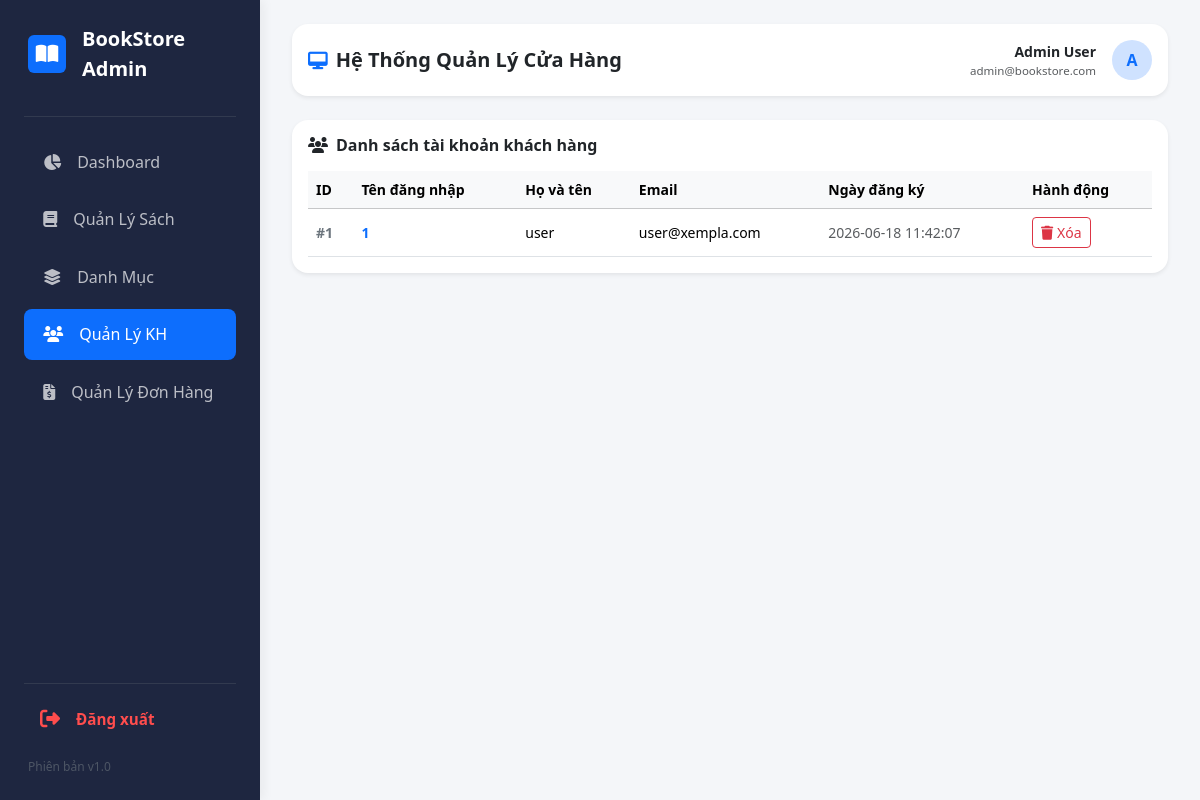
/admin/index.php?page=user-list (signed in), run on an earlier commit of the app's database.
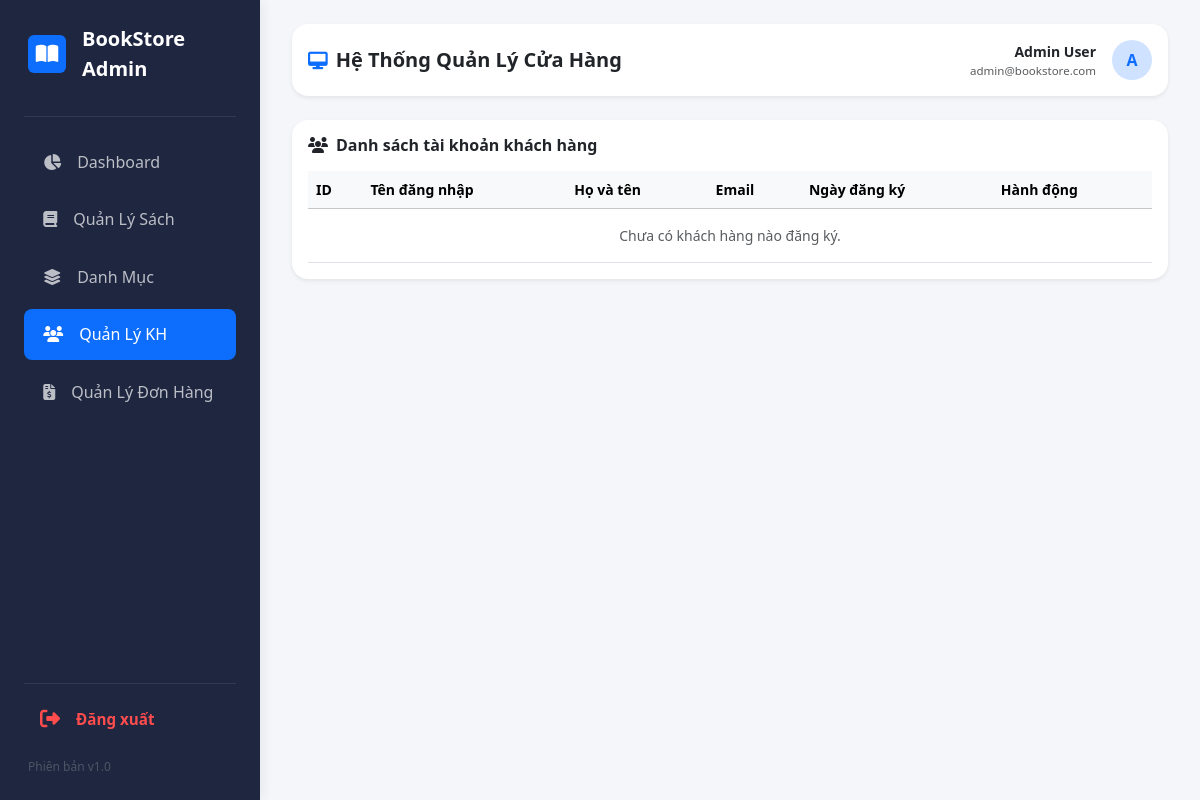
And on a later commit of the database.
### tables this page shows
CREATE TABLE `users` (
  `id` int(11) NOT NULL,
  `username` varchar(50) NOT NULL,
  `password` varchar(255) NOT NULL,
  `fullname` varchar(100) DEFAULT NULL,
  `email` varchar(100) DEFAULT NULL,
  `role` enum('admin','user') DEFAULT 'user',
  `created_at` timestamp NOT NULL DEFAULT current_timestamp()
);

### admin/view/user-list.php (the view, shortened to what this page needs)
<?php
if (isset($pdo)) {
    $users = $pdo->query("SELECT id, username, fullname, email, created_at FROM users WHERE role = 'user' ORDER BY id DESC")->fetchAll(PDO::FETCH_ASSOC);
}
?>
<div class="card panel-box p-3 shadow-sm border-0">
    <h6 class="fw-bold mb-3"><i class="fa-solid fa-users me-2"></i>Danh sách tài khoản khách hàng</h6>
    <div class="table-responsive">
        <table class="table align-middle m-0 small table-hover">
            <thead class="table-light">
                <tr>
                    <th>ID</th>
                    <th>Tên đăng nhập</th>
                    <th>Họ và tên</th>
                    <th>Email</th>
                    <th>Ngày đăng ký</th>
                    <th>Hành động</th>
                </tr>
            </thead>
            <tbody>
                <?php if(empty($users)): ?>
                    <tr><td colspan="6" class="text-center text-muted py-3">Chưa có khách hàng nào đăng ký.</td></tr>
                <?php else: ?>
                    <?php
                    $stt = 1;
                    foreach($users as $u):
                    ?>
                    <tr>
                        <td class="fw-bold text-secondary">#<?= $stt++ ?></td>
                        <td class="fw-bold text-primary"><?= htmlspecialchars($u['username']) ?></td>
                        <td><?= htmlspecialchars($u['fullname'] ?? 'Chưa cập nhật') ?></td>
                        <td><?= htmlspecialchars($u['email'] ?? 'Chưa cập nhật') ?></td>
                        <td class="text-muted"><?= $u['created_at'] ?></td>
                        <td>
                            <button class="btn btn-sm btn-outline-danger" onclick="deleteUser(<?= $u['id'] ?>)">
                                <i class="fa-solid fa-trash"></i> Xóa
                            </button>
                        </td>
                    </tr>
                    <?php endforeach; ?>
                <?php endif; ?>
            </tbody>
        </table>
    </div>
</div>

### admin/index.php (shortened to what this page needs)
<?php
$page = isset($_GET['page']) ? $_GET['page'] : 'dashboard';
$admin_fullname = isset($_SESSION['fullname']) ? $_SESSION['fullname'] : 'Admin User';
$admin_email = isset($_SESSION['email']) ? $_SESSION['email'] : 'admin@bookstore.com';
$avatar_letter = mb_substr($admin_fullname, 0, 1, 'utf-8');
?>
<!doctype html>
<html lang="vi">
  <head>
    <link href="https://cdn.jsdelivr.net/npm/bootstrap@5.3.3/dist/css/bootstrap.min.css" rel="stylesheet">
    <link href="https://cdnjs.cloudflare.com/ajax/libs/font-awesome/6.4.0/css/all.min.css" rel="stylesheet">
  </head>
  <body>
    <div class="d-flex">
      <aside class="sidebar d-flex flex-column justify-content-between">
        <div>
          <div class="d-flex align-items-center gap-3 mb-4 pb-2 px-1">
            <div class="bg-primary text-white rounded p-2 d-flex align-items-center justify-content-center" style="width:38px; height:38px;">
              <i class="fa-solid fa-book-open fs-5"></i>
            </div>
            <span class="fs-5 fw-bold text-white">BookStore Admin</span>
          </div>
          <hr class="text-secondary opacity-25">
          <nav class="nav flex-column mt-3">
            <a class="nav-link <?= $page == 'dashboard' ? 'active' : '' ?>" href="index.php?page=dashboard"><i class="fa-solid fa-chart-pie me-3"></i>Dashboard</a>
            <a class="nav-link <?= $page == 'book-list' || $page == 'book-add' || $page == 'book-edit' ? 'active' : '' ?>" href="index.php?page=book-list"><i class="fa-solid fa-book me-3"></i>Quản Lý Sách</a>
            <a class="nav-link <?= $page == 'category-list' ? 'active' : '' ?>" href="index.php?page=category-list"><i class="fa-solid fa-layer-group me-3"></i>Danh Mục</a>
            <a class="nav-link <?= $page == 'user-list' ? 'active' : '' ?>" href="index.php?page=user-list"><i class="fa-solid fa-users me-3"></i>Quản Lý KH</a>
            <a class="nav-link <?= $page == 'order-list' ? 'active' : '' ?>" href="index.php?page=order-list"><i class="fa-solid fa-file-invoice-dollar me-3"></i>Quản Lý Đơn Hàng</a>
          </nav>
        </div>
        <div class="mt-auto mb-3">
            <hr class="text-secondary opacity-25 my-3">
            <a href="modules/logout.php"
               class="nav-link d-flex align-items-center gap-3 py-2 px-3 rounded-3"
               style="text-decoration: none; color: #ff4d4d !important; font-weight: 700 !important; font-size: 0.95rem; transition: all 0.2s ease-in-out;"
               onmouseover="this.style.backgroundColor='rgba(243, 24, 24, 0.3)'; this.style.color='#fff !important'"
               onmouseout="this.style.backgroundColor='transparent'; this.style.color='#ff4d4d !important'"
               onclick="return confirm('Bạn có chắc chắn muốn đăng xuất khỏi hệ thống không?')">
                <i class="fa-solid fa-right-from-bracket fs-5"></i> <span>Đăng xuất</span>
            </a>
        </div>
        <div class="text-secondary small px-1" style="font-size: 0.75rem; opacity: 0.6;">Phiên bản v1.0</div>
      </aside>
      <div class="main-content flex-grow-1">
        <header class="d-flex justify-content-between align-items-center bg-white p-3 rounded-4 shadow-sm mb-4">
          <h5 class="fw-bold text-dark m-0 d-none d-lg-block">
             <i class="fa-solid fa-desktop text-primary me-2 small"></i>Hệ Thống Quản Lý Cửa Hàng
          </h5>
          <div class="d-flex align-items-center gap-3 ms-auto">
            <div class="text-end">
              <p class="m-0 fw-semibold text-dark small"><?= htmlspecialchars($admin_fullname) ?></p>
              <small class="text-muted d-block" style="font-size: 0.72rem;"><?= htmlspecialchars($admin_email) ?></small>
            </div>
            <div class="bg-primary-subtle text-primary rounded-circle d-flex align-items-center justify-content-center fw-bold" style="width: 40px; height: 40px;"><?= htmlspecialchars($avatar_letter) ?></div>
          </div>
        </header>
        <?php
        switch ($page) {
            case 'user-list':
                if (file_exists('view/user-list.php')) {
                    include_once 'view/user-list.php';
                } else {
                    echo "<div class='alert alert-warning'>Vui lòng tạo file view/user-list.php để chứa giao diện Quản lý khách hàng.</div>";
                }
                break;
        }
        ?>
      </div>
    </div>
  </body>
</html>

### admin/index.php (style rules this page uses)
:root { --sb-bg: #1e2640; --sb-hover: #2d3758; --body-bg: #f4f6f9; }
body { background-color: var(--body-bg); font-family: 'Segoe UI', system-ui, sans-serif; margin: 0; overflow-x: hidden; }
.sidebar { height: 100vh; background: var(--sb-bg); color: #fff; width: 260px; position: fixed; top: 0; left: 0; z-index: 1000; padding: 1.5rem; box-shadow: 4px 0 10px rgba(0,0,0,0.05); }
.sidebar .nav-link { color: rgba(255,255,255,0.7); padding: 0.85rem 1.2rem; border-radius: 0.5rem; margin: 0.2rem 0; font-weight: 500; text-decoration: none; display: block; transition: all 0.2s ease; }
.sidebar .nav-link:hover, .sidebar .nav-link.active { background: #0d6efd; color: #fff; }
.main-content { margin-left: 260px; min-height: 100vh; padding: 1.5rem 2rem; }
.panel-box { border: none; border-radius: 1rem; box-shadow: 0 4px 16px rgba(0,0,0,0.02); background: #fff; padding: 1.5rem; }

What changed in the data, as far as the page shows it:
removed users: username "1", fullname "user", email "user@xempla.com", created_at "2026-06-18 11:42:07"
Also different on the page:
text now shown: "Chưa có khách hàng nào đăng ký."
